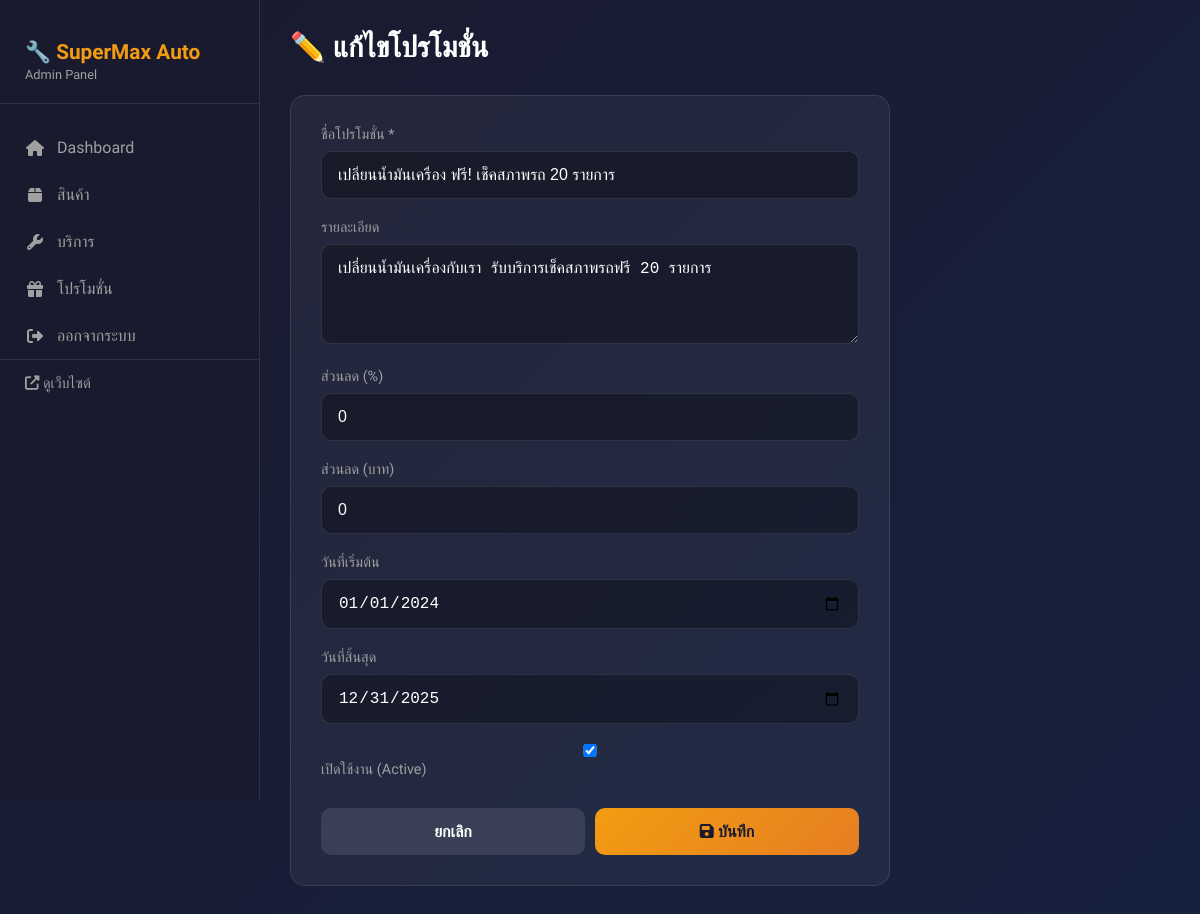
The page /admin/promotion-edit.php?id=2 (signed in) on the database its author committed.
### tables this page shows
CREATE TABLE IF NOT EXISTS promotions (
    id INT AUTO_INCREMENT PRIMARY KEY,
    title VARCHAR(200) NOT NULL,
    description TEXT,
    discount_percent INT,
    discount_amount DECIMAL(10,2),
    image VARCHAR(255),
    start_date DATE,
    end_date DATE,
    is_active TINYINT(1) DEFAULT 1,
    created_at TIMESTAMP DEFAULT CURRENT_TIMESTAMP
);

### config/database.php (called while the page is built, shortened)
<?php
function getConnection()
{
    try {
        $dsn = "mysql:host=" . DB_HOST . ";dbname=" . DB_NAME . ";charset=" . DB_CHARSET;
        $options = [
            PDO::ATTR_ERRMODE => PDO::ERRMODE_EXCEPTION,
            PDO::ATTR_DEFAULT_FETCH_MODE => PDO::FETCH_ASSOC,
            PDO::ATTR_EMULATE_PREPARES => false,
        ];
        return new PDO($dsn, DB_USER, DB_PASS, $options);
    } catch (PDOException $e) {
        die("Database connection failed: " . $e->getMessage());
    }
}
function fetchOne($sql, $params = [])
{
    $pdo = getConnection();
    $stmt = $pdo->prepare($sql);
    $stmt->execute($params);
    return $stmt->fetch();
}
?>

### admin/promotion-edit.php (the view, shortened to what this page needs)
<?php
require_once 'header.php';
$id = isset($_GET['id']) ? (int) $_GET['id'] : 0;
$isEdit = $id > 0;
$promo = null;
if ($isEdit) {
    $promo = fetchOne("SELECT * FROM promotions WHERE id = ?", [$id]);
}
?>
<div class="page-header">
    <h1><?php echo $isEdit ? '✏️ แก้ไขโปรโมชั่น' : '➕ เพิ่มโปรโมชั่น'; ?></h1>
</div>
<div class="form-card">
    <form method="POST">
        <div class="form-group">
            <label for="title">ชื่อโปรโมชั่น *</label>
            <input type="text" id="title" name="title" required
                value="<?php echo htmlspecialchars($promo['title'] ?? ''); ?>">
        </div>
        <div class="form-group">
            <label for="description">รายละเอียด</label>
            <textarea id="description"
                name="description"><?php echo htmlspecialchars($promo['description'] ?? ''); ?></textarea>
        </div>
        <div class="form-group">
            <label for="discount_percent">ส่วนลด (%)</label>
            <input type="number" id="discount_percent" name="discount_percent" min="0" max="100"
                value="<?php echo $promo['discount_percent'] ?? 0; ?>">
        </div>
        <div class="form-group">
            <label for="discount_amount">ส่วนลด (บาท)</label>
            <input type="number" id="discount_amount" name="discount_amount" step="0.01"
                value="<?php echo $promo['discount_amount'] ?? 0; ?>">
        </div>
        <div class="form-group">
            <label for="start_date">วันที่เริ่มต้น</label>
            <input type="date" id="start_date" name="start_date" value="<?php echo $promo['start_date'] ?? ''; ?>">
        </div>
        <div class="form-group">
            <label for="end_date">วันที่สิ้นสุด</label>
            <input type="date" id="end_date" name="end_date" value="<?php echo $promo['end_date'] ?? ''; ?>">
        </div>
        <div class="form-group">
            <label>
                <input type="checkbox" name="is_active" value="1" <?php echo ($promo['is_active'] ?? 1) ? 'checked' : ''; ?>>
                เปิดใช้งาน (Active)
            </label>
        </div>
        <div class="form-actions">
            <a href="promotions.php" class="btn btn-secondary">ยกเลิก</a>
            <button type="submit" class="btn btn-primary">
                <i class="fas fa-save"></i> บันทึก
            </button>
        </div>
    </form>
</div>
<?php require_once 'footer.php'; ?>

### admin/admin.css (style rules this page uses)
:root { --primary: #f39c12; --primary-dark: #e67e22; --dark: #1a1a2e; --dark-light: #16213e; --dark-medium: #0f3460; --light: #ffffff; --light-gray: #a0a0a0; --success: #27ae60; --danger: #e74c3c; --warning: #f39c12; }
* { margin: 0; padding: 0; box-sizing: border-box; }
body { font-family: 'Prompt', 'Segoe UI', sans-serif; background: linear-gradient(135deg, var(--dark), var(--dark-light)); min-height: 100vh; color: var(--light); }
.form-group { margin-bottom: 20px; }
.form-group label { display: block; margin-bottom: 8px; color: var(--light-gray); font-size: 0.9rem; }
.form-group input { width: 100%; padding: 14px 16px; border: 1px solid rgba(255, 255, 255, 0.1); border-radius: 10px; background: rgba(0, 0, 0, 0.3); color: var(--light); font-size: 1rem; transition: all 0.3s; }
.btn { display: inline-block; padding: 14px 28px; border: none; border-radius: 10px; font-size: 1rem; font-weight: 600; cursor: pointer; text-decoration: none; transition: all 0.3s; text-align: center; }
.btn-primary { background: linear-gradient(135deg, var(--primary), var(--primary-dark)); color: var(--dark); width: 100%; }
.page-header { display: flex; justify-content: space-between; align-items: center; margin-bottom: 30px; }
.page-header h1 { font-size: 1.8rem; }
.form-card { background: rgba(255, 255, 255, 0.05); border-radius: 15px; padding: 30px; border: 1px solid rgba(255, 255, 255, 0.1); max-width: 600px; }
.form-group textarea { width: 100%; padding: 14px 16px; border: 1px solid rgba(255, 255, 255, 0.1); border-radius: 10px; background: rgba(0, 0, 0, 0.3); color: var(--light); font-size: 1rem; resize: vertical; min-height: 100px; }
.form-actions { display: flex; gap: 10px; margin-top: 30px; }
.form-actions .btn { flex: 1; }
.btn-secondary { background: rgba(255, 255, 255, 0.1); color: var(--light); }

### rows shown on the page
promotions: title "เปลี่ยนน้ำมันเครื่อง ฟรี! เช็คสภาพรถ 20 รายการ", description "เปลี่ยนน้ำมันเครื่องกับเรา รับบริการเช็คสภาพรถฟรี 20 รายการ", discount_percent "0", discount_amount "0", start_date "01/01/2024", end_date "12/31/2025", is_active "☑"
